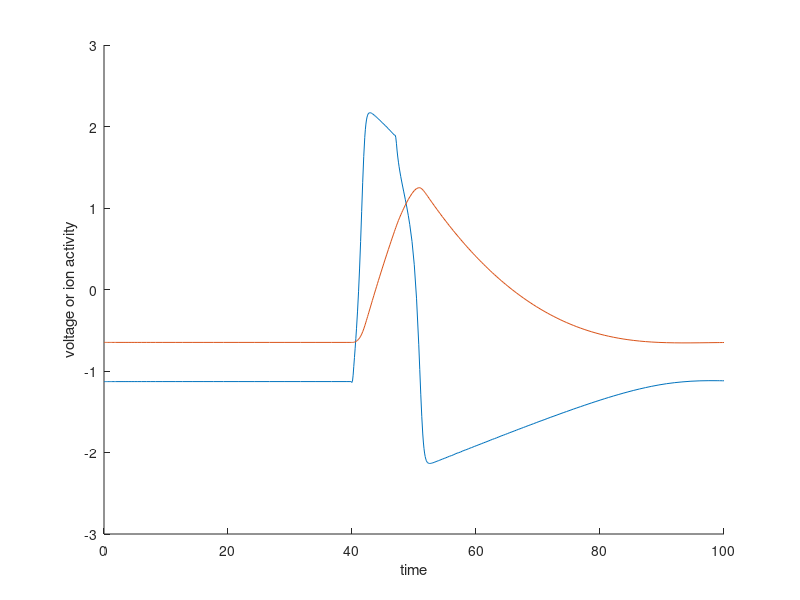

MATLAB code for this plot:
%Project 6.2: FitzHugh - Nagumo

%Parameters
epsilon = .08;
a = 1;
b = .2;

%Impulse Function

I0 = 1.0;
tStart = 40;
tStop = 47;
I = @(t) I0.*(t>tStart).*(t<tStop);

%ODE System
dvdt = @(t,v,w) v - (1./3).*v.^3 - w + I(t);
dwdt = @(t,v,w) epsilon.*(v + a - b.*w);

dxdt = @(t,x)[dvdt(t,x(1),x(2));
              dwdt(t,x(1),x(2))];

[T, X] = ode45(dxdt, [0,100], [-1.13, -.649] );

figure; hold on;
plot(T,X(:,1)); % red for RNA
plot(T,X(:,2),'-')
ylabel('voltage or ion activity')
xlabel('time')




